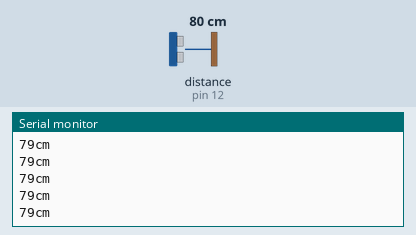
This sketch was run on a simulated Arduino Uno, built with avr-gcc and run on an emulated ATmega328P. Shown: the last lines printed to the serial monitor. Wiring (inferred from the names in the program): ultrasonic range finder: trigger pin 11; echo pin 12. Inputs (shaded band) come from the test bench; at power-on: distance to the obstacle (sensor on pin 12) 80 cm. The echo pulse lasts 58.3 µs per cm.

Above: at 1.2 s.
1.3 s: distance to the obstacle (sensor on pin 12) set to 2 cm
At 1.34 s:
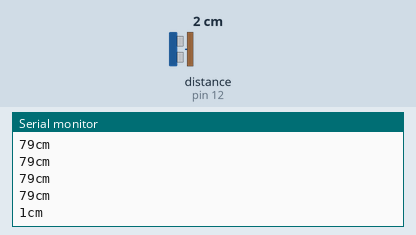
2.8 s: distance to the obstacle (sensor on pin 12) set to 299 cm
At 2.86 s:
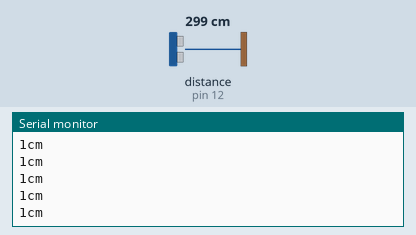
Timing chart, 0 to 5.8 s (numbered marks = the images above; inputs shaded):
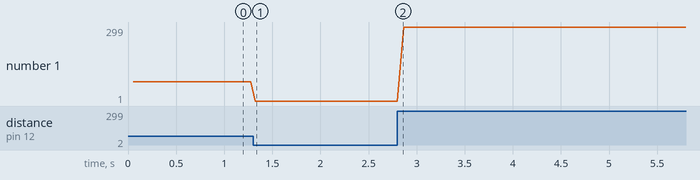

Measured:
- after the input at 1.3 s, the serial monitor: prints a new line at once (image 1)
- plotted number 1: 79 → 1 after the input at 1.3 s, 1 → 299 after the input at 2.8 s

The sketch:

Duino_Sensor_Readback.ino
```cpp
#include <Wire.h>
#include <SoftwareSerial.h>

#define SLAVE_ADDRESS 0x04
int trigPin = 11;    //Trig - green Jumper
int echoPin = 12;    //Echo - yellow Jumper
long duration, cm, inches;

// the setup routine runs once when you press reset:
void setup() {
  // initialize serial communication at 9600 bits per second:
  Serial.begin(9600);

  // initialize i2c as slave
  Wire.begin(SLAVE_ADDRESS);

  //Define inputs and outputs
  pinMode(trigPin, OUTPUT);
  pinMode(echoPin, INPUT);

  // define callbacks for i2c communication
  Wire.onRequest(sendData);

  Serial.println("Ready!");
}

void loop() {
  delay(50);
  getBackupData();
}

// callback for sending data
void sendData() {
  Wire.write(cm);
}

void getBackupData(){
  // The sensor is triggered by a HIGH pulse of 10 or more microseconds.
  // Give a short LOW pulse beforehand to ensure a clean HIGH pulse:
  digitalWrite(trigPin, LOW);
  delayMicroseconds(5);
  digitalWrite(trigPin, HIGH);
  delayMicroseconds(10);
  digitalWrite(trigPin, LOW);

  // Read the signal from the sensor: a HIGH pulse whose
  // duration is the time (in microseconds) from the sending
  // of the ping to the reception of its echo off of an object.
  pinMode(echoPin, INPUT);
  duration = pulseIn(echoPin, HIGH);
  // convert the time into a distance
  cm = (duration/2) / 29.1;

  Serial.print(cm);
  Serial.print("cm");
  Serial.println();
}
```
